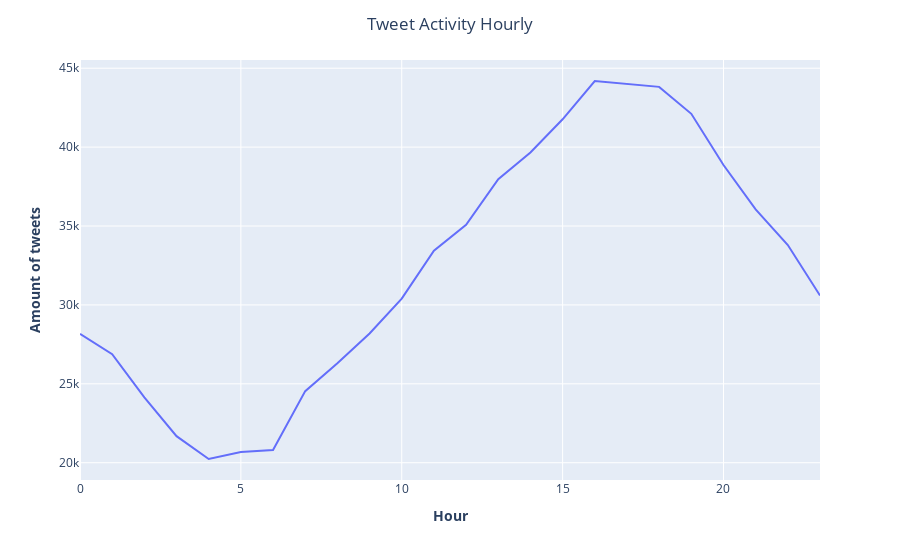

This figure's notebook cell:
### Code cell
hourly_tweets_vegan = tweet_activity_hourly("vegan", df)

### Figure 1 — Plotly figure (JSON) as saved in the notebook; plotly's stock layout.template omitted (floating-point values rounded to 4 significant figures)
{"data": [{"hovertemplate": "hour=%{x}<br>freq=%{y}<extra></extra>", "legendgroup": "", "line": {"color": "#636efa", "dash": "solid"}, "marker": {"symbol": "circle"}, "mode": "lines", "name": "", "orientation": "v", "showlegend": false, "type": "scatter", "x": [0, 1, 2, 3, 4, 5, 6, 7, 8, 9, 10, 11, 12, 13, 14, 15, 16, 17, 18, 19, 20, 21, 22, 23], "xaxis": "x", "y": [28161, 26879, 24137, 21682, 20236, 20676, 20807, 24536, 26307, 28189, 30401, 33433, 35083, 37962, 39656, 41763, 44190, 43990, 43818, 42109, 38867, 36053, 33792, 30593], "yaxis": "y"}], "layout": {"legend": {"tracegroupgap": 0}, "margin": {"t": 60}, "title": {"text": "Tweet Activity Hourly", "x": 0.5}, "xaxis": {"anchor": "y", "domain": [0, 1], "title": {"text": "<b>Hour</b>"}}, "yaxis": {"anchor": "x", "domain": [0, 1], "title": {"text": "<b>Amount of tweets</b>"}}}}
